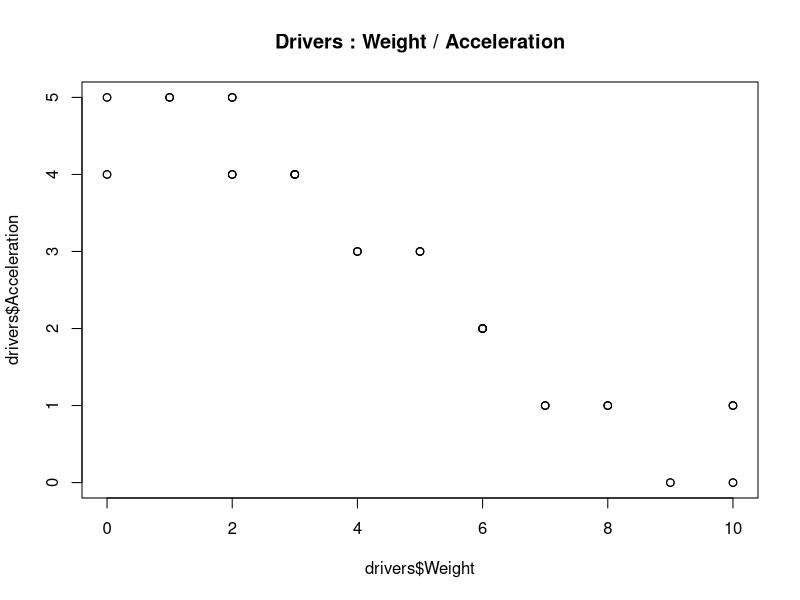
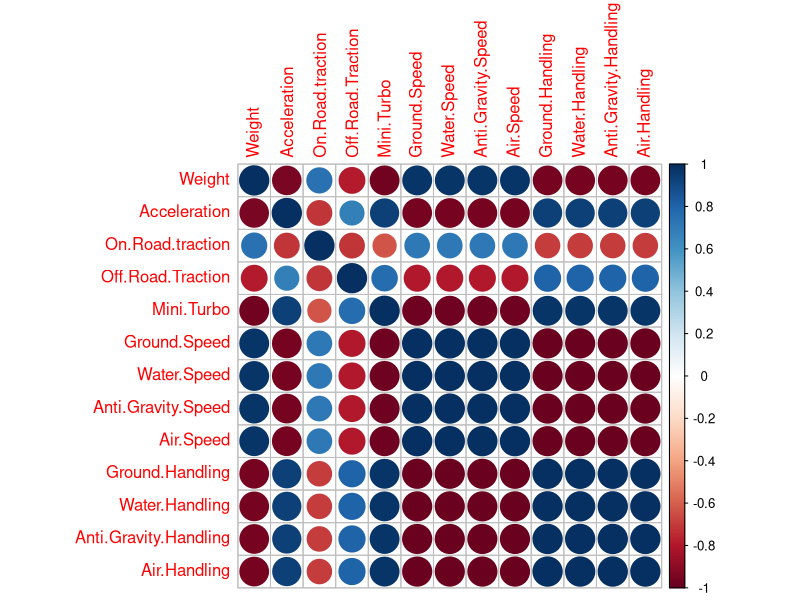
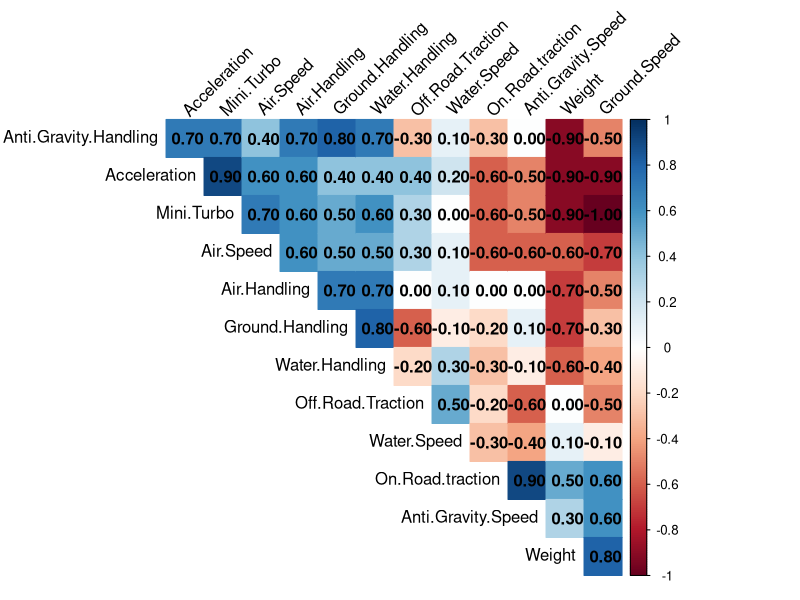
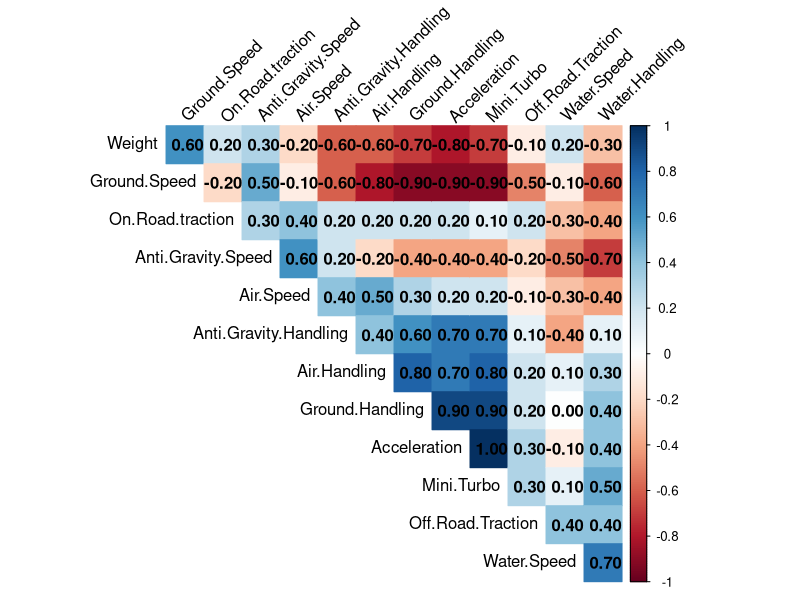

R code for these plots, in order: (Note: this script raises an error after producing the figures.)
# EXERCICE1

# METTRE EN PLACE ENVIRONNEMENT TRAVAIL CTRL + SHIFT + H
getwd()
setwd(dir = "C:/Users/Anthony/Documents/asardell/IUT_SD1/dataset")
getwd()


bodies_karts = read.csv(file = "bodies_karts.csv", header = TRUE, sep = ";", dec = ",")
tires = read.csv(file = "tires.csv", header = TRUE, sep = "\t", dec = ",")
gliders = read.csv(file = "gliders.csv", header = TRUE, sep = "|", dec = ".")
drivers = read.csv(file = "drivers.csv", header = TRUE, sep = ";", dec = ",")

dim(bodies_karts)
dim(tires)
dim(gliders)
dim(drivers)


# EXERCICE 2

summary(bodies_karts)
summary(tires)
summary(gliders)
summary(drivers)

# REPRESENTER EN NUAGE DE POINTS LE LIEN ENTRE STATISTIQUES DES DRIVERS SUR WEIGHT ET ACCELERATION
plot(x = drivers$Weight,
     y = drivers$Acceleration, 
     main = "Drivers : Weight / Acceleration")
#Il semble que les deux variables soient corrélées négativement
#Il y a autant de points mais ils sont superposés car certains drivers ont les mêmes statistiques

# CALCULER COEFFICIENT DE CORRELATION
cor(x = drivers$Weight,
    y = drivers$Acceleration)

covXY = cov(x = drivers$Weight, # CALCUL MANUEL
    y = drivers$Acceleration)
sX = sd(drivers$Weight)
sY = sd(drivers$Acceleration)
print(covXY / (sX*sY))

# CALCUL COEFFICIENT DE DETERMINATION MEME RELATION
coefCorr = cor(x = drivers$Weight,
    y = drivers$Acceleration)
coefDeter = coefCorr^2
print(coefDeter)


# MATRICE CORRELATION DES VARIABLES QUANT STAT DES DRIVERS
# AFFICHER CETTE MATRICE
matriceCor = cor(drivers[ , - 1])
matriceCor = round(matriceCor , 2)
View(matriceCor)
#Toutes les variables semblent fortement corrélées entre elles.


# INSTALLER PACKAGE POUR MEILLEURE VISUALISATION
install.packages("corrplot") # UNE SEULE COMPILATION

# CREATION CORRELOGRAMME
library(corrplot) #je charge mon package pour pouvoir utiliser ses fonctionalités
corrplot(matriceCor, method="circle")

# TIRES
matriceCor = round(cor(tires[ , - 1]),1)
corrplot(matriceCor, method="color",  
         type="upper", order="hclust", 
         addCoef.col = "black", # Ajout du coefficient de corrélation
         tl.col="black", tl.srt=45, #Rotation des étiquettes de textes
         # Cacher les coefficients de corrélation sur la diagonale
         diag=FALSE 
         )

# BODIES
matriceCor = round(cor(bodies_karts[ , - 1]),1)
corrplot(matriceCor, method="color",  
         type="upper", order="hclust", 
         addCoef.col = "black", # Ajout du coefficient de corrélation
         tl.col="black", tl.srt=45, #Rotation des étiquettes de textes
         # Cacher les coefficients de corrélation sur la diagonale
         diag=FALSE 
         )

# GLIDERS
matriceCor = round(cor(gliders[ , - 1]),1)
corrplot(matriceCor, method="color",  
         type="upper", order="hclust", 
         addCoef.col = "black", # Ajout du coefficient de corrélation
         tl.col="black", tl.srt=45, #Rotation des étiquettes de textes
         # Cacher les coefficients de corrélation sur la diagonale
         diag=FALSE 
         )



# EXERCICE 3

# CREER SOUSDATABASE AVEC SEULEMENT QUELQUES COLONNES
resultat = drivers[ , c("Driver" , "Weight")]
View(resultat)

# CREER SOUSDATABASE AVEC SEULEMENT QUELQUES COLONNES ET 10 PREMIERES LIGNES
resultat = drivers[ 1:10 , c("Driver" , "Acceleration")]
View(resultat)

# CREER SOUSDATABASE SANS COLONNES 5 7 ET 9
resultat = drivers[ , -c(5,7,9)]
View(resultat)

# CREER SOUSDATABASE SANS COLONNES WEIGHT ET ACCELERATION
resultat = drivers[ , -c("Weight","Acceleration")] #cela fonctionne uniquement sur des index numériques.
resultat = drivers[ , -c(2,3)]

# CREATION SOUSDATABASE SEULEMENT COLONNES DRIVER ACCELERATION ET WEIGHT
resultat = drivers[ , c("Driver", "Acceleration", "Weight")]
View(resultat)
#Les colonnes sont dans l'ordre défini par le vecteur.

# CREER SOUSDATABASE AVEC SEULEMENT LES DRIVERS 3 12 ET 32 DANS CET ORDRE PUIS 32 3 12
resultat = drivers[ c(3,12,32) , ]
View(resultat)
resultat = drivers[ c(32,3,12) , ]
View(resultat)
#Les lignes sont dans l'ordre défini par le vecteur.


# CREER SOUSDATABASE AVEC SEULEMENT COLONNES DRIVER ET WEIGHT EN TRIANT CONDUCTEURS DU + AU - LEGER
rang = order(drivers$Weight)
resultat = drivers[ rang  , c("Driver", "Weight") ]
View(resultat)

# CREER SOUSDATABASE AVEC SEULEMENT COLONNES DRIVER ET ACCELERATION EN TRIANT CONDUCTEURS DU + AU - RAPIDE
rang = order(drivers$Acceleration, decreasing = TRUE)
resultat = drivers[ rang  , c("Driver", "Acceleration") ]
View(resultat)

# CREER SOUSDATABASE AVEC COLONNES DRIVER WEIGHT ET ACCELERATION EN TRIANT CONDUCTEURS DU + AU - RAPIDE PUIS DU + AU - LEGER
rang = order(drivers$Acceleration, drivers$Weight, decreasing = c(TRUE,FALSE))
resultat = drivers[ rang  , c("Driver", "Acceleration","Weight") ]
View(resultat)


# EXERCICE 4

# CONDUCTEURS AVEC PLUS GRANDE ACCELERATION
help(subset)
topDriver = subset(x = drivers,
                   subset = Acceleration == max(Acceleration), 
                   select = c("Driver","Acceleration"))

# GLIDER AVEC PLUS GRANDE ACCELERATION
topGlider = subset(x = gliders,
                   subset = Acceleration == max(Acceleration), 
                   select = c("Glider","Acceleration"))

# TIRES AVEC PLUS GRANDE ACCELERATION
topTires = subset(x = tires,
                   subset = Acceleration == max(Acceleration), 
                   select = c("Tire","Acceleration"))

# BODY AVEC PLUS GRANDE ACCELERATION
topBody = subset(x = bodies_karts,
                   subset = Acceleration == max(Acceleration), 
                   select = c("Body","Acceleration"))